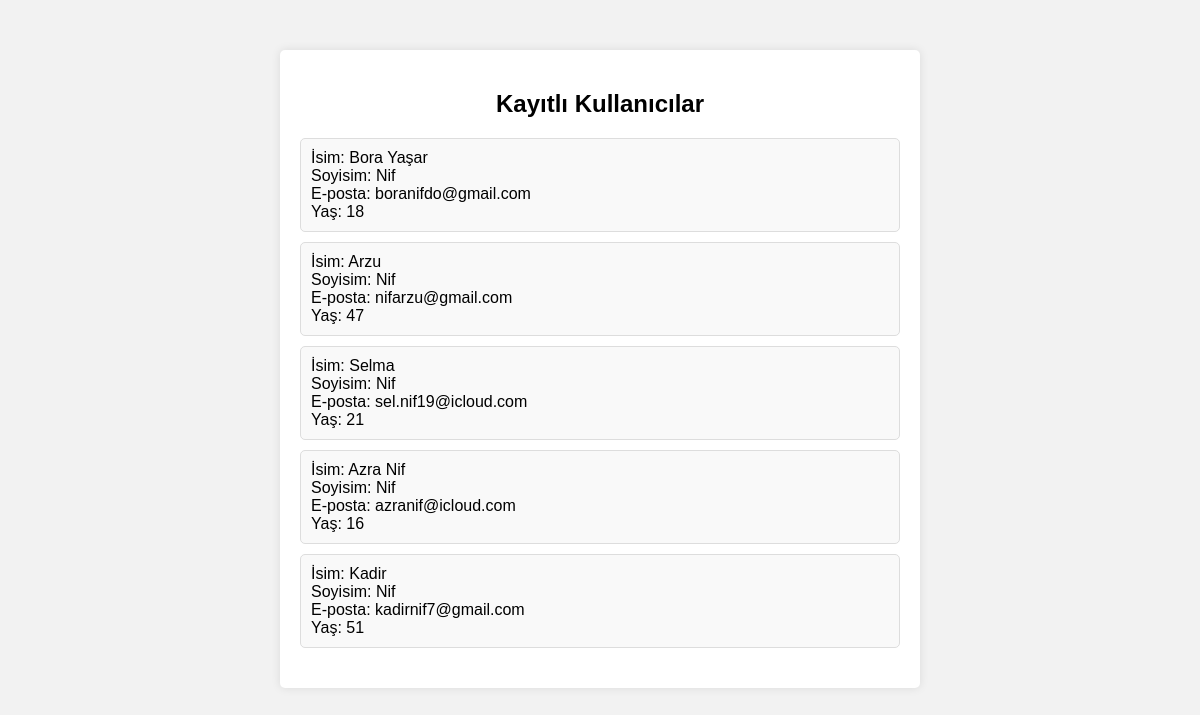
Screenshot of /list_users.php with the database file from the repository.
### tables this page shows
CREATE TABLE `kullanicilar` (
  `id` int(11) NOT NULL,
  `firstName` varchar(50) DEFAULT NULL,
  `lastName` varchar(50) DEFAULT NULL,
  `email` varchar(100) DEFAULT NULL,
  `password` varchar(255) DEFAULT NULL,
  `birthDate` date DEFAULT NULL,
  `gender` varchar(10) DEFAULT NULL
);

### list_users.php (the view, shortened to what this page needs)
<!DOCTYPE html>
<html lang="tr">
<head>
    <link rel="stylesheet" href="style.css">
</head>
<body>
    <div class="container">
        <h2>Kayıtlı Kullanıcılar</h2>
        <div class="user-list">
            <?php
            function calculateAge($birthDate) {
                $birthDate = new DateTime($birthDate);
                $today = new DateTime('today');
                $age = $today->diff($birthDate)->y;
                return $age;
            }
            try {
                $pdo = new PDO('mysql:host=localhost;dbname=kullanici_veritabani', 'root', '');
                $pdo->setAttribute(PDO::ATTR_ERRMODE, PDO::ERRMODE_EXCEPTION);
                $stmt = $pdo->query("SELECT firstName, lastName, email, birthDate FROM kullanicilar");
                while ($row = $stmt->fetch(PDO::FETCH_ASSOC)) {
                    echo '<div class="user">';
                    echo "İsim: " . htmlspecialchars($row['firstName']) . "<br>";
                    echo "Soyisim: " . htmlspecialchars($row['lastName']) . "<br>";
                    echo "E-posta: " . htmlspecialchars($row['email']) . "<br>";
                    echo "Yaş: " . calculateAge($row['birthDate']) . "<br>";
                    echo '</div>';
                }
            } catch (PDOException $e) {
                echo "Veritabanı bağlantı hatası: " . $e->getMessage();
            }
            ?>
        </div>
    </div>
</body>
</html>

### style.css (style rules this page uses)
body { font-family: Arial, sans-serif; background-color: #f2f2f2; margin: 0; padding: 0; }
.container { width: 50%; margin: 50px auto; padding: 20px; background-color: #fff; box-shadow: 0 0 10px rgba(0, 0, 0, 0.1); border-radius: 5px; }
h2 { text-align: center; }
.user-list { margin: 20px 0; }
.user { padding: 10px; margin: 10px 0; background-color: #f9f9f9; border: 1px solid #ddd; border-radius: 5px; }

### rows the page displays
kullanicilar: firstName "Bora Yaşar", lastName "Nif", email "boranifdo@gmail.com", birthDate "18"
kullanicilar: firstName "Arzu", lastName "Nif", email "nifarzu@gmail.com", birthDate "47"
kullanicilar: firstName "Selma", lastName "Nif", email "sel.nif19@icloud.com", birthDate "21"
kullanicilar: firstName "Azra Nif", lastName "Nif", email "azranif@icloud.com", birthDate "16"
kullanicilar: firstName "Kadir", lastName "Nif", email "kadirnif7@gmail.com", birthDate "51"
